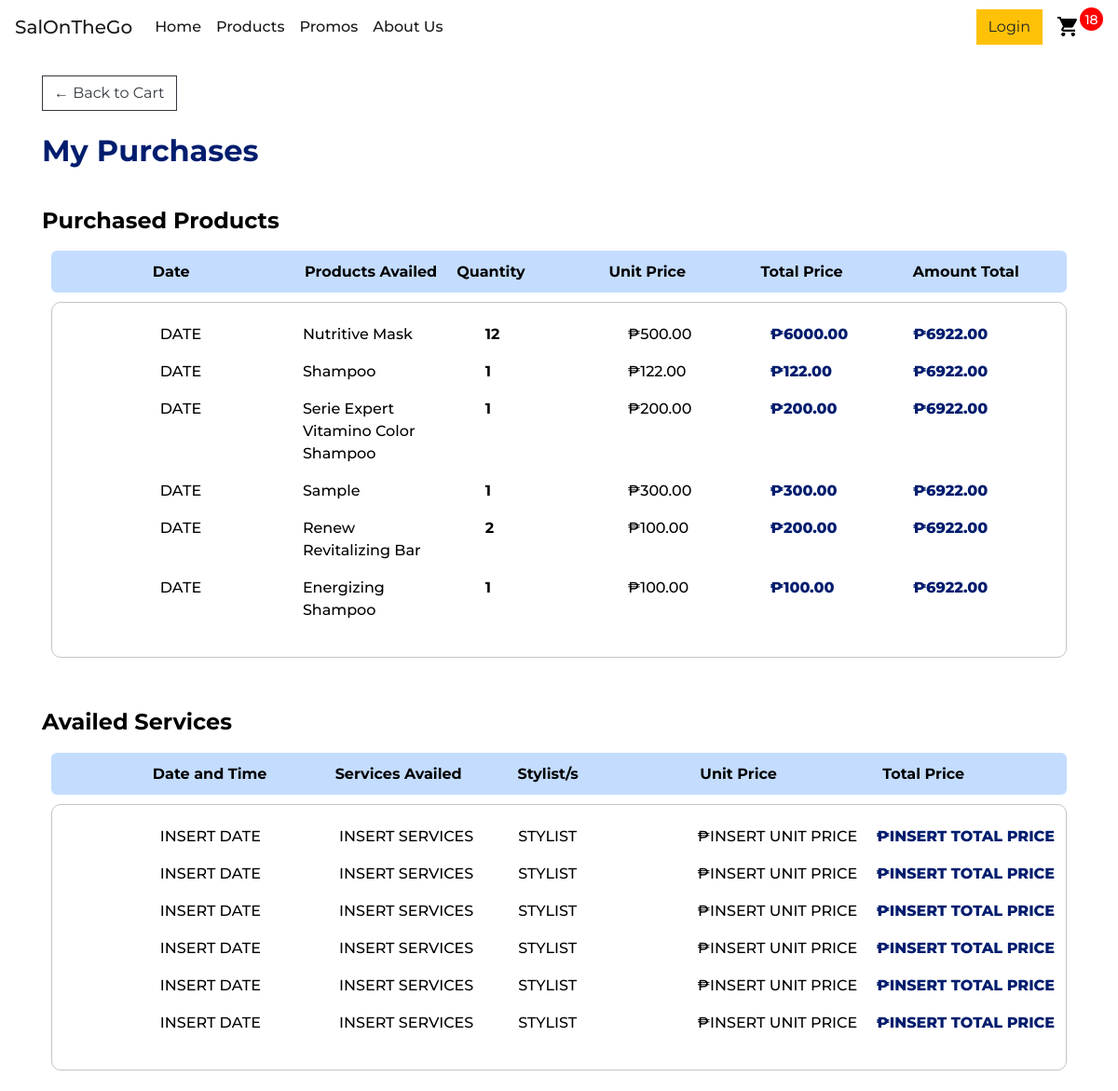
/mypurchases/ (signed in), run on an earlier commit of the app's database.
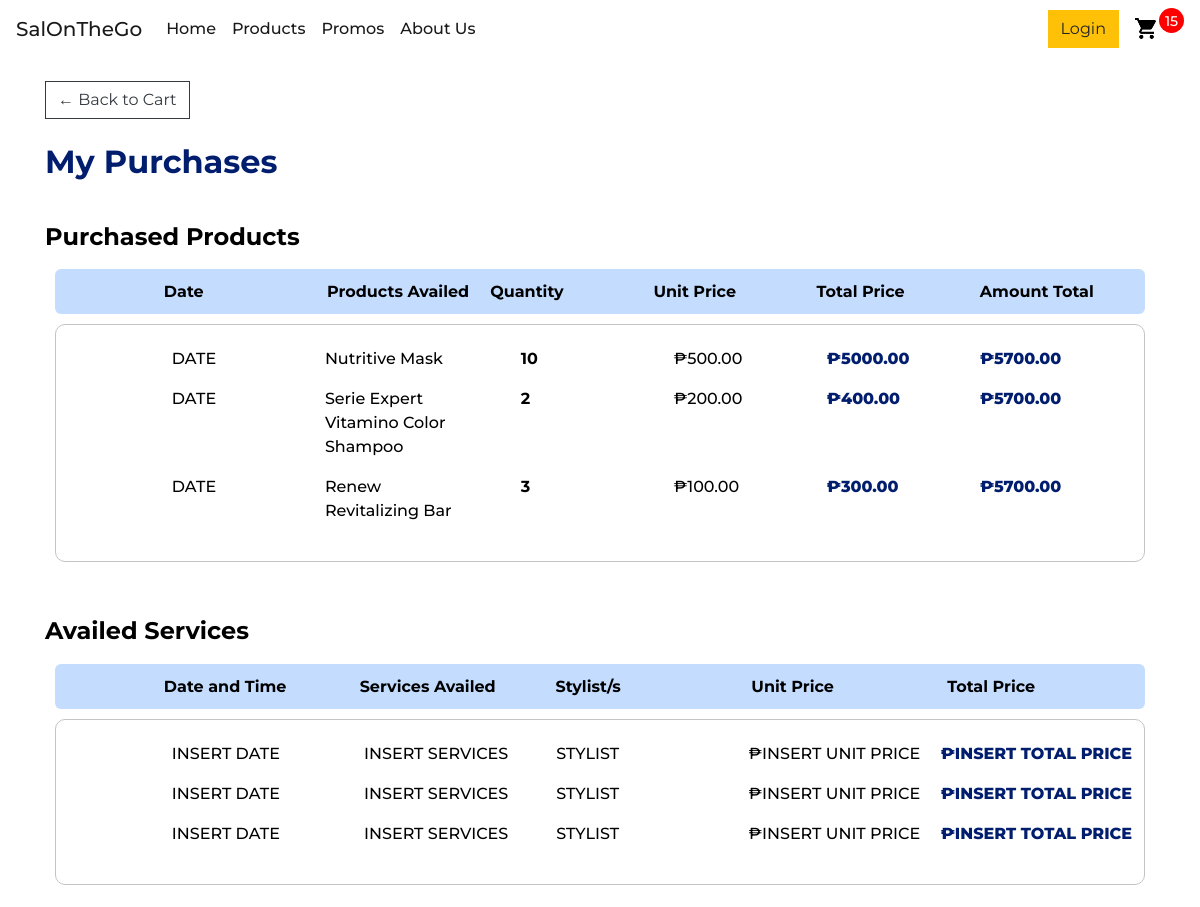
And on a later commit of the database.
### base/models.py (models this page shows, shortened)
class OrderItem(models.Model):
    product = models.ForeignKey(otcProduct, on_delete=models.SET_NULL, blank=True, null=True)
    order = models.ForeignKey(Order, on_delete=models.SET_NULL, blank=True, null=True)
    quantity = models.IntegerField(default=0, null=True, blank=True)
    date_added = models.DateTimeField(auto_now_add=True)
    @property
    def get_total(self):
        total = self.product.Prod_Price * self.quantity
        return total

class otcProduct(models.Model):
    Prod_Name = models.CharField(max_length=200, verbose_name="Product Name")
    ProdType_Name = models.ForeignKey(ProductType, on_delete=models.SET_NULL, null=True, blank=False, verbose_name="Product Type")
    Cat_Name = models.ForeignKey(Category, on_delete=models.SET_NULL, null=True, blank=False, verbose_name="Category")
    Prod_Desc = models.TextField(max_length=200, null=True, blank=True, verbose_name="Description")
    Prod_stockQty = models.IntegerField(verbose_name="Stock Quantity")
    Prod_Price = models.DecimalField(decimal_places=2, max_digits=6, verbose_name="Price")
    Prod_Image = models.ImageField(default="placeholder-image.png", upload_to="product_images", null=True, verbose_name="Product Image")
    is_active = models.BooleanField(default=True, verbose_name="Status")
    objects = models.Manager() #For All Records
    active_objects = IsActiveManager() #For Active Records Only
    date_created = models.DateTimeField(default=timezone.now)
    expiry_date = models.DateTimeField(null=True, blank=False)
    class Meta:
        verbose_name = 'Over-the-Counter Product'

class Order(models.Model):
    customer = models.ForeignKey(Customer, on_delete=models.SET_NULL, blank=True, null=True)
    date_ordered = models.DateTimeField(auto_now_add=True)
    complete = models.BooleanField(default=False, null=True, blank=False)
    transaction_id = models.CharField(max_length=200, null=True)
    pickUp_Date = models.DateField(null=True, blank=False, verbose_name="Pickup Date")
    pickupstat = models.ForeignKey(PickupStatus, on_delete=models.SET_NULL, blank=False, null=True)
    @property
    def get_cart_total(self):
        orderitems = self.orderitem_set.all()
        total = sum([item.get_total for item in orderitems])
        return total
    @property
    def get_cart_items(self):
        orderitems = self.orderitem_set.all()
        total = sum([item.quantity for item in orderitems])
        return total

### base/views.py (the view)
# urls.py: path('mypurchases/', views.mypurchases, name="mypurchases"),
def mypurchases(request):
	if request.user.is_authenticated:
		customer = request.user.customer
		order, created = Order.objects.get_or_create(customer=customer, complete=False)
		items = order.orderitem_set.all()
		cartItems = order.get_cart_items
	else:
		items=[]
		order =  {'get_cart_total':0, 'get_cart_items':0}
		cartItems = order['get_cart_items']
	context = {'items':items, 'order':order, 'cartItems':cartItems}
	return render(request, 'base/otc-products/mypurchases.html', context)

### base/templates/base/otc-products/mypurchases.html
{% extends 'base/otc-products/main-navbar-fake.html' %}
{% load static %}
{% block content %}
<link rel="stylesheet" type="text/css" href="{% static 'css/main-2.css' %}">
<a class="btn btn-outline-dark" href="{% url 'cart' %}">&#x2190; Back to Cart</a>
<br><br>
<h2><strong>My Purchases</strong></h2>
<h4 style="padding-top: 3%;"><strong>Purchased Products</strong></h4>
		<div class="box-element">
            <div class="cart-row-1">
                <div style="flex:1; margin-left:10%;"><strong>Date</strong></div>
                <div style="flex:1"><strong>Products Availed</strong></div>
                <div style="flex:1"><strong>Quantity</strong></div>
                <div style="flex:1"><strong>Unit Price</strong></div>
                <div style="flex:1"><strong>Total Price</strong></div>
                <div style="flex:1"><strong>Amount Total</strong></div>
            </div>
            <div class="box-element-3">
                {% for item in items %}
                <div class="cart-row-4">
                    <div style="flex:1; margin-left:10%;">
                        <p>DATE</p>
                    </div>
                    <div style="flex:1">
                        <p>{{item.product.Prod_Name}}</p>
                    </div>
                    <div style="flex:1; margin-left:4%;">
                        <p class="quantity" style="margin-bottom:5%;">{{item.quantity}}</p>
                    </div>
                    <div style="flex:1">
                        <p>&#x20B1;{{item.product.Prod_Price|floatformat:2}}</p>
                    </div>
                    <div style="flex:1"><p style="color: #001D6E; font-weight:800;">
                        &#x20B1;{{item.get_total|floatformat:2}}
                    </p></div>
                    <div style="flex:1"><p style="color: #001D6E; font-weight:800;">
                        &#x20B1;{{order.get_cart_total|floatformat:2}}
                    </p></div>
                </div>
                {% endfor %}
            </div>
	</div>
<h4 style="padding-top: 3%;"><strong>Availed Services</strong></h4>
    <div class="box-element">
        <div class="cart-row-1">
            <div style="flex:1; margin-left:10%;"><strong>Date and Time</strong></div>
            <div style="flex:1"><strong>Services Availed</strong></div>
            <div style="flex:1"><strong>Stylist/s</strong></div>
            <div style="flex:1"><strong>Unit Price</strong></div>
            <div style="flex:1"><strong>Total Price</strong></div>
        </div>
        <div class="box-element-3">
            {% for item in items %}
            <div class="cart-row-4">
                <div style="flex:1; margin-left:10%;">
                    <p>INSERT DATE</p>
                </div>
                <div style="flex:1">
                    <p>INSERT SERVICES</p>
                </div>
                <div style="flex:1">
                    <p>STYLIST</p>
                </div>
                <div style="flex:1;">
                    <p>&#x20B1;INSERT UNIT PRICE</p>
                </div>
                <div style="flex:1"><p style="color: #001D6E; font-weight:800;">
                    &#x20B1;INSERT TOTAL PRICE
                </p></div>
            </div>
            {% endfor %}
        </div>
    </div>
{% endblock content %}

What changed in the data, as far as the page shows it:
removed OrderItem: product.Prod_Name "Shampoo", quantity "1", product.Prod_Price "122.00", get_total "122.00", {{ order.get_cart_total|floatformat:2 }} "6922.00"
removed OrderItem: product.Prod_Name "Sample", quantity "1", product.Prod_Price "300.00", get_total "300.00", {{ order.get_cart_total|floatformat:2 }} "6922.00"
removed OrderItem: product.Prod_Name "Energizing Shampoo", quantity "1", product.Prod_Price "100.00", get_total "100.00", {{ order.get_cart_total|floatformat:2 }} "6922.00"
changed OrderItem "Nutritive Mask": quantity "12" → "10"; get_total "6000.00" → "5000.00"
changed through a linked row, Order: get_cart_total "6922.00" → "5700.00"
changed OrderItem "Serie Expert Vitamino Color Shampoo": quantity "1" → "2"; get_total "200.00" → "400.00"
changed OrderItem "Renew Revitalizing Bar": quantity "2" → "3"; get_total "200.00" → "300.00"
Also different on the page:
{{ cartItems }}: "18" → "15"
